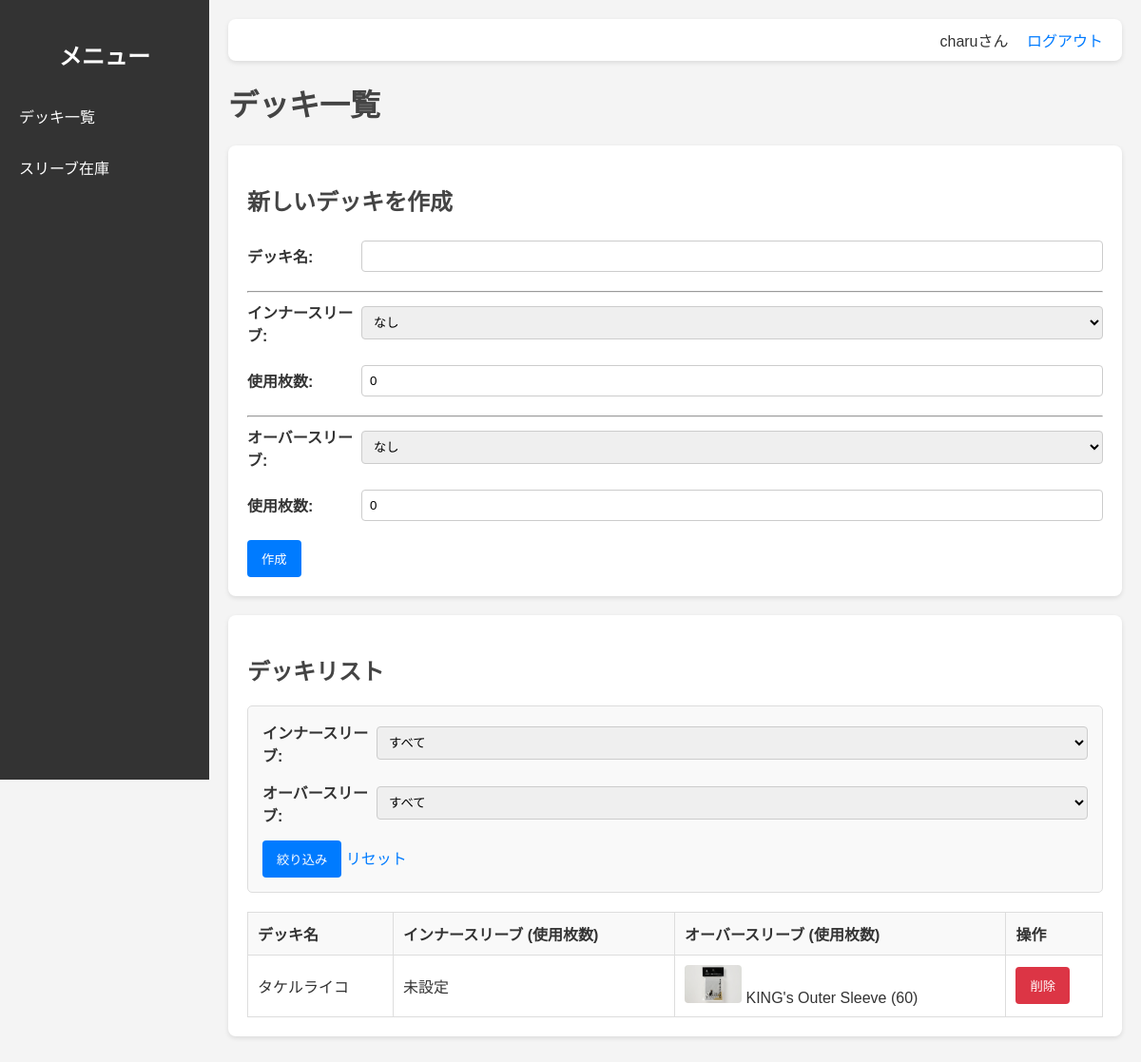
Page / (signed in) on the earlier database version.
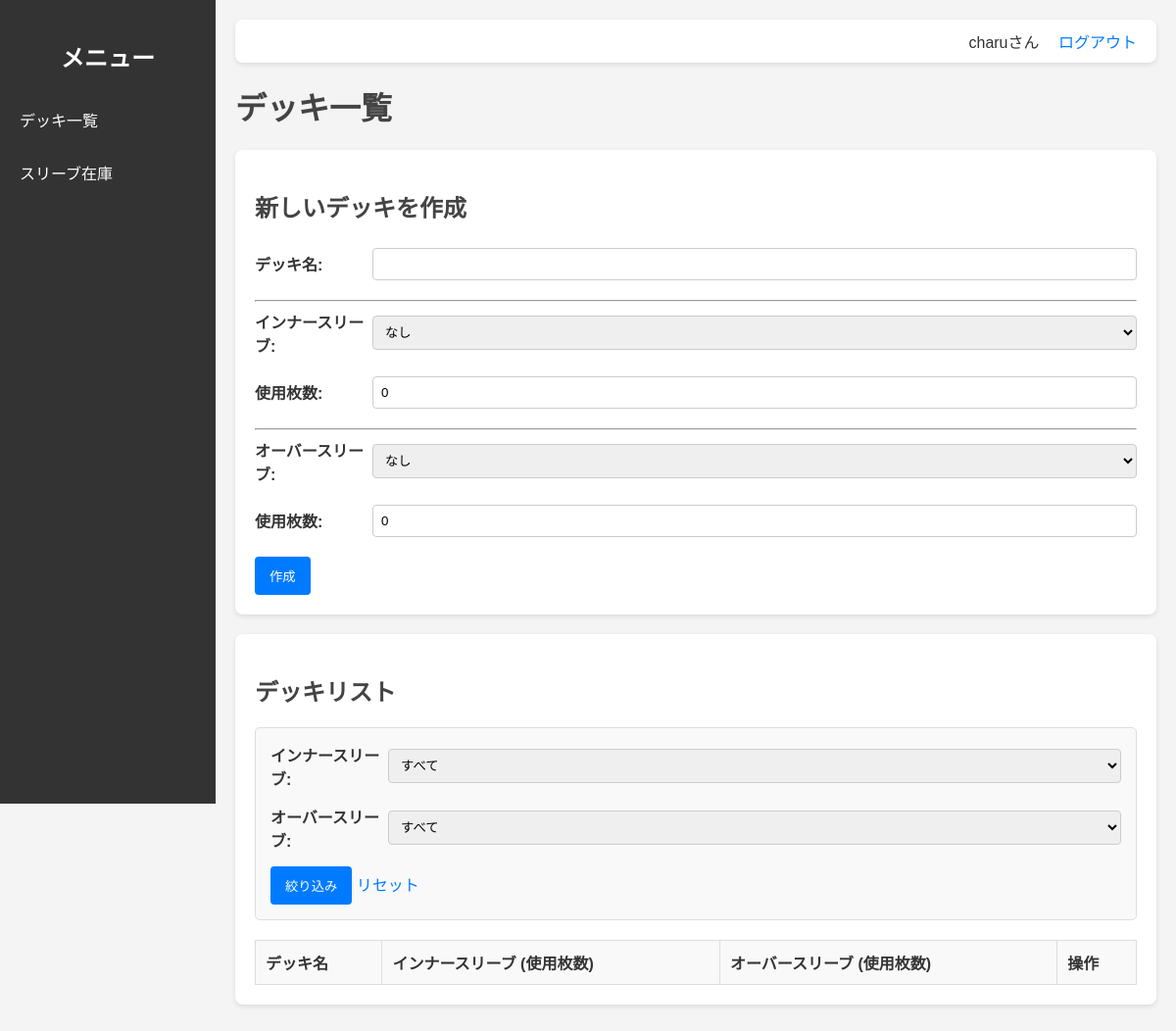
Same page on the later database version.
### tables this page shows
CREATE TABLE users (id INTEGER PRIMARY KEY, username TEXT UNIQUE NOT NULL, password TEXT NOT NULL);

CREATE TABLE decks (
        id INTEGER PRIMARY KEY, deck_name TEXT NOT NULL, user_id INTEGER NOT NULL,
        inner_sleeve_id INTEGER, inner_sleeve_count INTEGER DEFAULT 0,
        over_sleeve_id INTEGER, over_sleeve_count INTEGER DEFAULT 0,
        FOREIGN KEY (user_id) REFERENCES users (id),
        FOREIGN KEY (inner_sleeve_id) REFERENCES sleeves (id),
        FOREIGN KEY (over_sleeve_id) REFERENCES sleeves (id)
    );

CREATE TABLE sleeves (
        id INTEGER PRIMARY KEY, sleeve_name TEXT NOT NULL, 
        sleeve_type TEXT NOT NULL, manufacturer TEXT,
        pack_count INTEGER DEFAULT 0,
        remaining_count INTEGER NOT NULL, image_filename TEXT, user_id INTEGER NOT NULL,
        FOREIGN KEY (user_id) REFERENCES users (id)
    );

### app.py (the view)
    def wrapped_view(**kwargs):
        if g.user is None: return redirect(url_for('login'))
        return view(**kwargs)

### app.py (called while the page is built)
def get_db():
    if 'db' not in g:
        g.db = sqlite3.connect(app.config['DATABASE'])
        g.db.row_factory = sqlite3.Row
    return g.db

@app.before_request
def load_logged_in_user():
    user_id = session.get('user_id')
    g.user = get_db().execute('SELECT * FROM users WHERE id = ?', (user_id,)).fetchone() if user_id else None

def login_required(view):
    def wrapped_view(**kwargs):
        if g.user is None: return redirect(url_for('login'))
        return view(**kwargs)
    wrapped_view.__name__ = view.__name__
    return wrapped_view

### templates/index.html (shortened to what this page needs)
{% extends 'layout.html' %}
{% block content %}
<h1>デッキ一覧</h1>
<div class="container">
    <h2>新しいデッキを作成</h2>
    <form action="{{ url_for('add_deck') }}" method="post">
        <div class="form-group">
            <label>デッキ名:</label>
            <input type="text" name="deck_name" required>
        </div>
        <hr>
        <div class="form-group">
            <label>インナースリーブ:</label>
            <select name="inner_sleeve_id">
                <option value="">なし</option>
            </select>
        </div>
        <div class="form-group">
            <label>使用枚数:</label>
            <input type="number" name="inner_sleeve_count" value="0" min="0">
        </div>
        <hr>
        <div class="form-group">
            <label>オーバースリーブ:</label>
            <select name="over_sleeve_id">
                <option value="">なし</option>
            </select>
        </div>
        <div class="form-group">
            <label>使用枚数:</label>
            <input type="number" name="over_sleeve_count" value="0" min="0">
        </div>
        <button type="submit">作成</button>
    </form>
</div>
<div class="container">
    <h2>デッキリスト</h2>
    <form method="get" action="{{ url_for('index') }}" class="filter-form">
        <div class="form-group">
            <label>インナースリーブ:</label>
            <select name="inner_filter">
                <option value="">すべて</option>
            </select>
        </div>
        <div class="form-group">
            <label>オーバースリーブ:</label>
            <select name="over_filter">
                <option value="">すべて</option>
            </select>
        </div>
        <button type="submit">絞り込み</button>
        <a href="{{ url_for('index') }}">リセット</a>
    </form>
    <table>
        <thead>
            <tr>
                <th>デッキ名</th>
                <th>インナースリーブ (使用枚数)</th>
                <th>オーバースリーブ (使用枚数)</th>
                <th>操作</th>
            </tr>
        </thead>
        <tbody>
            {% for deck in decks %}
            <tr>
                <td>{{ deck.deck_name }}</td>
                <td>
                    {% if deck.inner_sleeve_name %}
                        <img src="{{ url_for('uploaded_file', filename=deck.inner_sleeve_image) if deck.inner_sleeve_image else '' }}" class="sleeve-img">
                        {{ deck.inner_sleeve_name }} ({{ deck.inner_sleeve_count }})
                    {% else %}
                        未設定
                    {% endif %}
                </td>
                <td>
                    {% if deck.over_sleeve_name %}
                        <img src="{{ url_for('uploaded_file', filename=deck.over_sleeve_image) if deck.over_sleeve_image else '' }}" class="sleeve-img">
                        {{ deck.over_sleeve_name }} ({{ deck.over_sleeve_count }})
                    {% else %}
                        未設定
                    {% endif %}
                </td>
                <td>
                    <form action="{{ url_for('delete_deck', id=deck.id) }}" method="post">
                        <button type="submit" class="delete-btn">削除</button>
                    </form>
                </td>
            </tr>
            {% endfor %}
        </tbody>
    </table>
</div>
{% endblock %}

### templates/layout.html (shortened to what this page needs)
<!DOCTYPE html>
<html lang="ja">
<head>
</head>
<body>
    <div class="sidebar">
        <h2>メニュー</h2>
        <a href="{{ url_for('index') }}">デッキ一覧</a>
        <a href="{{ url_for('inventory') }}">スリーブ在庫</a>
    </div>
    <div class="main-content">
        <nav>
            <div>
                {% if g.user %}
                    <span>{{ g.user['username'] }}さん</span>
                    <a href="{{ url_for('logout') }}" style="margin-left: 15px;">ログアウト</a>
                {% else %}
                    <a href="{{ url_for('login') }}">ログイン</a>
                    <a href="{{ url_for('register') }}" style="margin-left: 15px;">新規登録</a>
                {% endif %}
            </div>
        </nav>
        <main>
            {% block content %}{% endblock %}
        </main>
    </div>
</body>
</html>

### templates/layout.html (style rules this page uses)
body { font-family: sans-serif; margin: 0; background-color: #f4f4f4; color: #333; display: flex; }
.sidebar { width: 220px; background-color: #333; color: white; height: 100vh; padding-top: 20px; position: fixed; }
.sidebar h2 { text-align: center; color: #fff; }
.sidebar a { display: block; color: white; padding: 15px 20px; text-decoration: none; }
.main-content { margin-left: 220px; padding: 20px; width: 100%; }
h1, h2 { color: #444; }
a { color: #007bff; text-decoration: none; }
nav { background-color: #fff; padding: 10px 20px; border-radius: 8px; box-shadow: 0 2px 5px rgba(0,0,0,0.1); margin-bottom: 20px; display: flex; justify-content: flex-end; align-items: center; }
.container { background-color: #fff; padding: 20px; border-radius: 8px; box-shadow: 0 2px 5px rgba(0,0,0,0.1); margin-bottom: 20px; }
table { width: 100%; border-collapse: collapse; margin-top: 15px; }
th, td { border: 1px solid #ddd; padding: 10px; text-align: left; vertical-align: middle; }
th { background-color: #f9f9f9; }
input[type="text"], input[type="number"], select { width: 95%; padding: 8px; margin: 5px 0; border: 1px solid #ccc; border-radius: 4px; }
button { padding: 10px 15px; background-color: #007bff; color: white; border: none; border-radius: 4px; cursor: pointer; }
.form-group { display: flex; align-items: center; margin-bottom: 15px; }
.form-group label { width: 120px; flex-shrink: 0; font-weight: bold; }
.form-group input, .form-group select { flex-grow: 1; }
.filter-form { background-color: #f9f9f9; padding: 15px; border: 1px solid #ddd; border-radius: 5px; margin-bottom: 20px; }

Differences in the rows shown:
removed decks: deck_name "タケルライコ", image_filename (picture), over_sleeve_name "KING's Outer Sleeve", over_sleeve_count "60"
